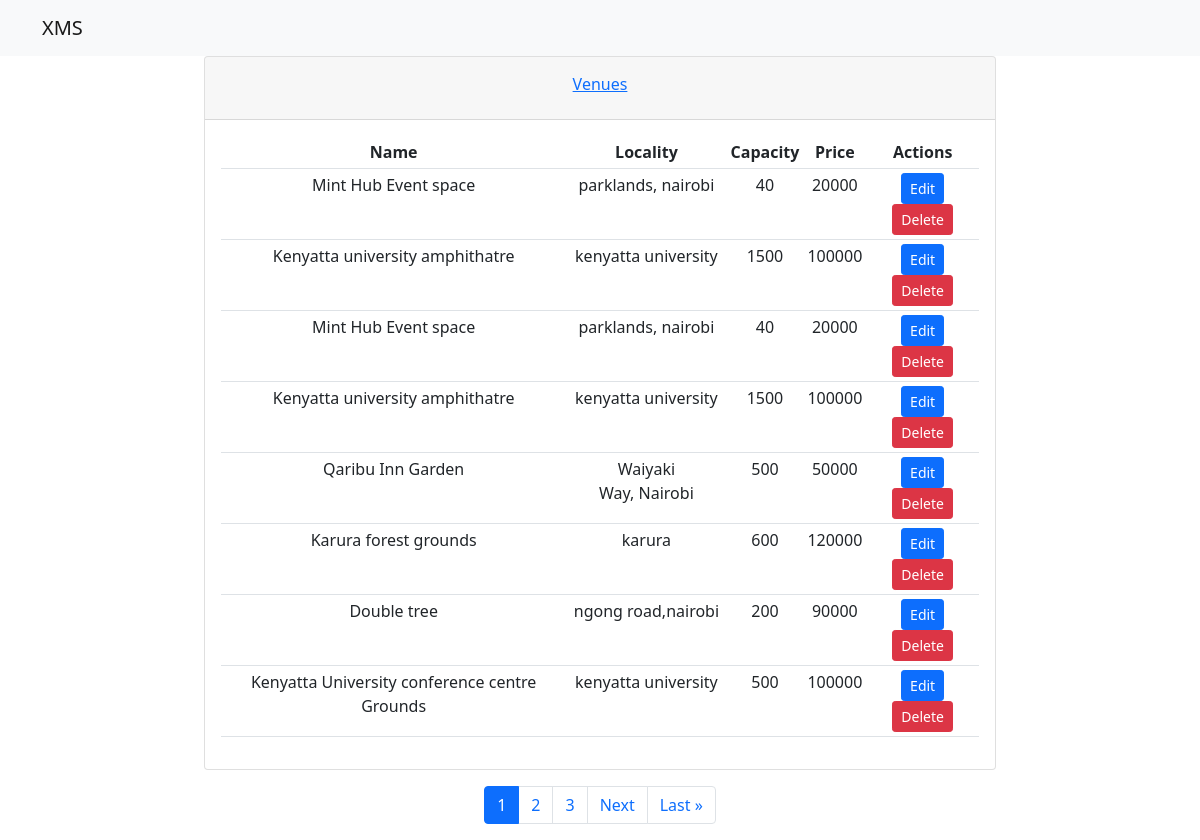
Screenshot of /venues (signed in) with the database file from the repository.
### xp_app/models.py (models this page shows, shortened)
class Venue(models.Model):
    name = models.CharField(max_length=100)
    locality = models.CharField(max_length=100)
    capacity = models.PositiveIntegerField()
    price = models.PositiveIntegerField()

### xp_app/views.py (the view)
# urls.py: path('venues', views.venues, name='venues'),
@login_required()
def venues(request):
    venues = Venue.objects.all()
    p = Paginator(venues, 8)
    page = request.GET.get('page')
    pages = p.get_page(page)
    template = 'venues.html'
    if request.user.is_superuser:
        template = 'admin_venues.html'
    context = {'venues': venues, 'pages': pages}
    return render(request, template, context)

### templates/admin_venues.html (shortened to what this page needs)
{% load static %}
<!DOCTYPE html>
<html lang="en">
<head>
    <link href="https://cdn.jsdelivr.net/npm/bootstrap@5.0.2/dist/css/bootstrap.min.css" rel="stylesheet"
>
    <link rel="stylesheet" href="https://cdn.jsdelivr.net/npm/@fortawesome/fontawesome-free@5.15.4/css/fontawesome.min.css"
>
</head>
<body>
<nav class="navbar navbar-expand-lg navbar-light bg-light">
    <div class="container">
        <a class="navbar-brand" href="{% url 'admin2' %}">XMS</a>
    </div>
</nav>
<div class="row">
    <div class="col-sm-2"></div>
    <div class="col-sm-8">
        <div class="card text-center text-dark mb-3">
            <div class="card-header" id="headingOne">
                <h5 class="">
                    <button class="btn btn-link" data-bs-toggle="collapse" data-bs-target="#collapseOne" aria-expanded="true" aria-controls="collapseOne">
                        Venues
                    </button>
                </h5>
            </div>
            <div id="collapseOne" class="collapse show" aria-labelledby="headingOne" data-bs-parent="#accordion">
                <div class="card-body">
                    <table class="table table-sm">
                        <tr>
                            <th class="text-center">Name</th>
                            <th class="text-center">Locality</th>
                            <th class="text-center">Capacity</th>
                            <th class="text-center">Price</th>
                            <th class="text-center">Actions</th>
                        </tr>
                        {% if venues %}
                            {% for venue in pages %}
                                <tr>
                                    <td class="text-center">{{ venue.name }}</td>
                                    <td class="text-center">{{ venue.locality }}</td>
                                    <td class="text-center">{{ venue.capacity }}</td>
                                    <td class="text-center">{{ venue.price }}</td>
                                    <td class="text-center">
                                        <button class="btn btn-sm btn-primary">Edit</button>
                                        <button class="btn btn-sm btn-danger">Delete</button>
                                    </td>
                                </tr>
                            {% endfor %}
                        {% endif %}
                    </table>
                </div>
            </div>
        </div>
    </div>
</div>
 {% if pages.has_other_pages %}
    <ul class="pagination justify-content-center">
        {% for num in pages.paginator.page_range %}
            {% if pages.number == num %}
                <li class="page-item active" aria-current="page"><span class="page-link">{{ num }}</span></li>
            {% else %}
                <li class="page-item"><a class="page-link" href="?page={{ num }}">{{ num }}</a></li>
            {% endif %}
        {% endfor %}
        {% if pages.has_next %}
            <li class="page-item"><a class="page-link" href="?page={{ pages.next_page_number }}">Next</a></li>
            <li class="page-item"><a class="page-link" href="?page={{ pages.paginator.num_pages }}">Last &raquo;</a></li>
        {% endif %}
    </ul>
{% endif %}
</body>
</html>

### templates/admin_venues.html (style rules this page uses)
.text-center { text-align: center; }

### rows the page displays
Venue: name "Mint Hub Event space", locality "parklands, nairobi", capacity "40", price "20000"
Venue: name "Kenyatta university amphithatre", locality "kenyatta university", capacity "1500", price "100000"
Venue: name "Mint Hub Event space", locality "parklands, nairobi", capacity "40", price "20000"
Venue: name "Kenyatta university amphithatre", locality "kenyatta university", capacity "1500", price "100000"
Venue: name "Qaribu Inn Garden", locality "Waiyaki Way, Nairobi", capacity "500", price "50000"
Venue: name "Karura forest grounds", locality "karura", capacity "600", price "120000"
Venue: name "Double tree", locality "ngong road,nairobi", capacity "200", price "90000"
Venue: name "Kenyatta University conference centre Grounds", locality "kenyatta university", capacity "500", price "100000"

### other values shown
{{ num }} "1"
{{ num }} "2" "3"
